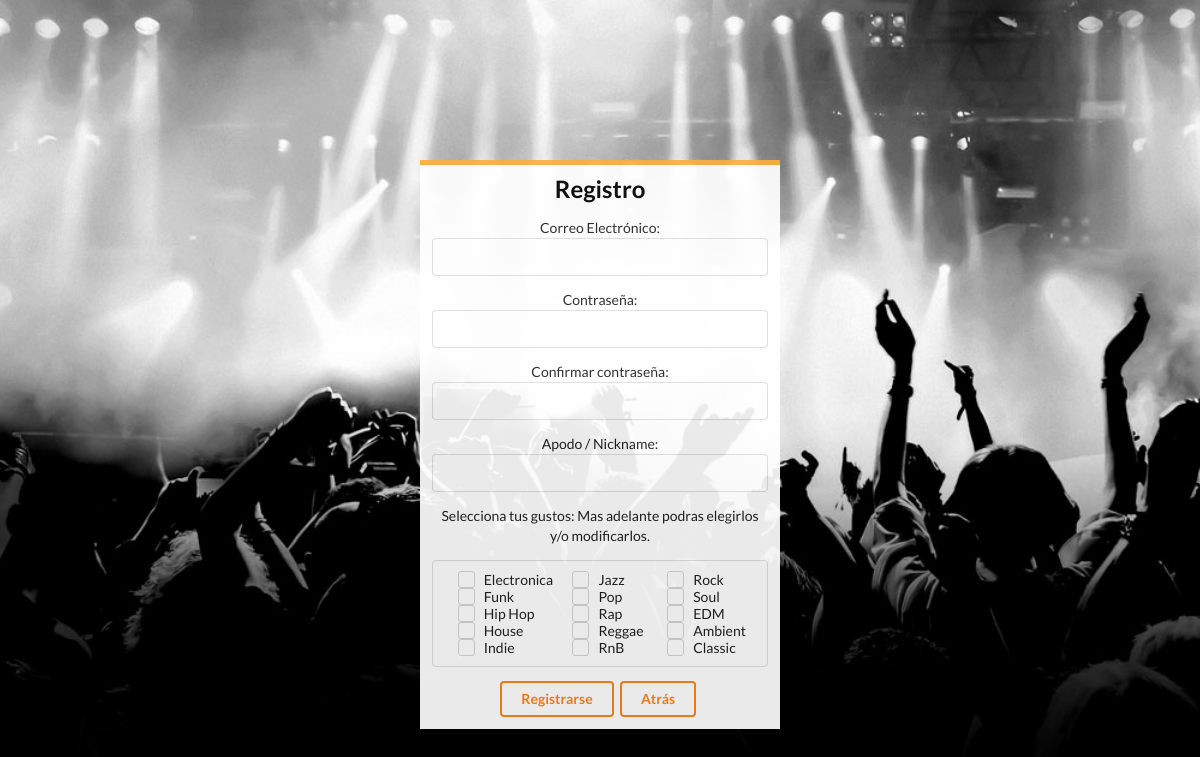
Page /registro.php on the committed database.
### tables this page shows
CREATE TABLE IF NOT EXISTS `tbl_genere` (
`gen_id` int(11) NOT NULL,
  `gen_nom` varchar(30) DEFAULT NULL
);

### registro.php (the view, shortened to what this page needs)
<?php
	include("conexion.php");
	$sql = "SELECT * FROM `tbl_genere`";
	$datos = mysqli_query($con,$sql);
?>
<!DOCTYPE html PUBLIC "-//W3C//DTD XHTML 1.0 Transitional//EN" "http://www.w3.org/TR/xhtml1/DTD/xhtml1-transitional.dtd">
<html xmlns="http://www.w3.org/1999/xhtml">
<head>
    <link rel="stylesheet" type="text/css" href="dist/semantic.min.css">
    <link rel="stylesheet" type="text/css" href="css/registro.css">
</head>
	<body>
		<div>
			<form id="form_registro" class="ui center aligned orange segment" method="GET" action="procs/registro.proc.php" onsubmit="return validaFormulario();">
				<h2 class="ui header">Registro</h2>
				<div class="ui form">
					<label>Correo Electrónico: </label>
					<div class="five wide field">
						<input id="correo" name="correo" class="element text medium" type="text" maxlength="50" size="30" value=""/>
					</div>
					<label>Contraseña:</label>
					<div class="five wide field">
						<input id="contrasena" name="contrasena" type="password" value=""/>
					</div>
					<label>Confirmar contraseña:</label>
					<div class="five wide field">
	    				<input id="confirmar_contrasena" type="password" />
					</div>
					<label>Apodo / Nickname: </label>
					<div class="five wide field">
						<input id="apodo" name="apodo"  maxlength="30" size="30" value=""/>
					</div>
					<label>Selecciona tus gustos: </label>
					<table class="ui basic table">
						<tbody>
							<?php
							echo "<tr><td>";
							$contador=1;
							while($valor=mysqli_fetch_array($datos)){
								echo "<div class='ui checkbox'><input type='checkbox' name='gustos[]' value='".$valor['gen_id']."'/><label>".$valor['gen_nom']."</label></div></br>";
				    			if($contador==5){
				    				echo "</td><td>";
				    				$contador=1;
				    			} else {
				    				$contador++;
				    			}
							}
							echo "</tr>";
							?>
							<label>Mas adelante podras elegirlos y/o modificarlos.</label>
						</tbody>
					</table>
					<input type="submit" class="ui inverted orange button" name="submit" value="Registrarse" />
					<input type="button" class="ui inverted orange button" onclick="location='Login.php'" value="Atrás"/>
				</div>
			</form>
		</div>
	</body>
</html>

### css/registro.css (style rules this page uses)
body { background: url("../media/images/Login/concierto-live.jpg")no-repeat fixed center; -webkit-background-size: cover; -moz-background-size: cover; -o-background-size: cover; background-size: cover; top: 0; margin: 0; overflow: hidden; }
.ui.header { color: #000; }
.ui.orange.segment:not(.inverted) { left: 35%; position: absolute; padding: 1%; width: 30%; background-color: #fff; opacity: 0.92; border-top: 5px solid #FBB03B; top: 20%; }
.ui.inverted.orange.button, .ui.inverted.orange.buttons .button { background-color: transparent; box-shadow: 0 0 0 2px #ff851b inset!important; margin-left: -45%; }
@media screen and (max-width:1920px ) { .ui.inverted.orange.button, .ui.inverted.orange.buttons .button { background-color: transparent; box-shadow: 0 0 0 2px #ff851b inset!important; margin-left: 0; } }
.ui.checkbox { margin-left: 15%; }

### rows in the picture
tbl_genere: gen_nom "Electronica"
tbl_genere: gen_nom "Funk"
tbl_genere: gen_nom "Hip Hop"
tbl_genere: gen_nom "House"
tbl_genere: gen_nom "Indie"
tbl_genere: gen_nom "Jazz"
tbl_genere: gen_nom "Pop"
tbl_genere: gen_nom "Rap"
tbl_genere: gen_nom "Reggae"
tbl_genere: gen_nom "RnB"
tbl_genere: gen_nom "Rock"
tbl_genere: gen_nom "Soul"
tbl_genere: gen_nom "EDM"
tbl_genere: gen_nom "Ambient"
tbl_genere: gen_nom "Classic"
